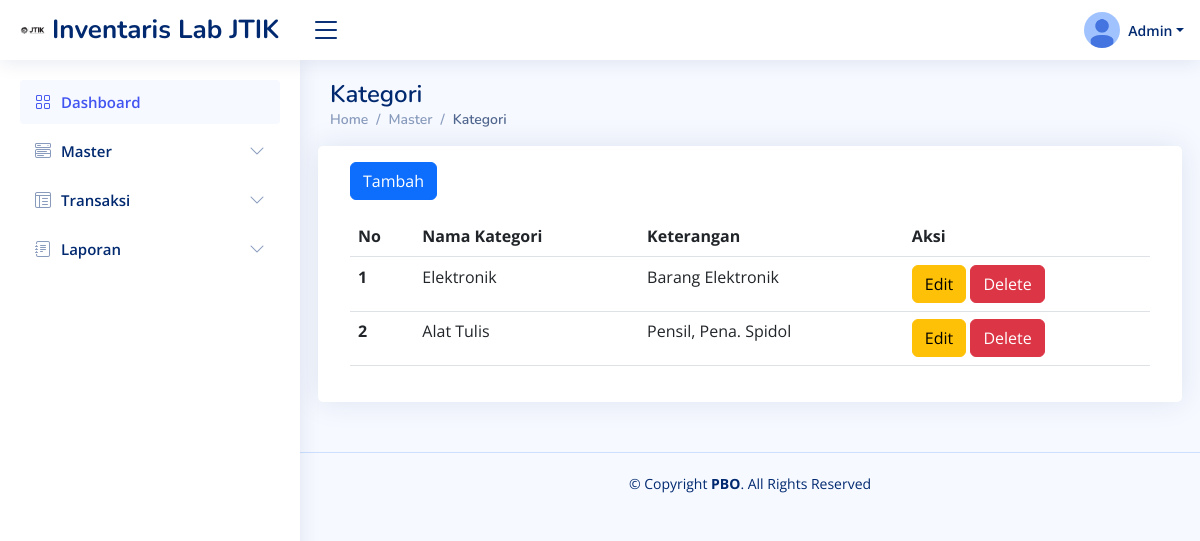
The page /kategori.php (signed in) on the database its author committed.
### tables this page shows
CREATE TABLE `kategori` (
  `id_kategori` int(11) NOT NULL,
  `nama_kategori` varchar(128) NOT NULL,
  `keterangan` varchar(255) NOT NULL
);

### function.php (called while the page is built, shortened)
<?php
$conn = mysqli_connect('localhost', 'root', '', 'inventarislab');
function select($query) {
    global $conn;
    $result = mysqli_query($conn, $query);
    $rows = [];
    while($row = mysqli_fetch_assoc($result)) {
        $rows[] = $row;
    }
    return $rows;
}
?>

### kategori.php (the view, shortened to what this page needs)
<?php
  require 'function.php';
  $kategori = select("SELECT * FROM kategori");
?>
<!DOCTYPE html>
<html lang="en">
<head>
  <link href="assets/vendor/bootstrap/css/bootstrap.min.css" rel="stylesheet">
  <link href="assets/vendor/bootstrap-icons/bootstrap-icons.css" rel="stylesheet">
  <link href="assets/vendor/boxicons/css/boxicons.min.css" rel="stylesheet">
  <link href="assets/vendor/quill/quill.snow.css" rel="stylesheet">
  <link href="assets/vendor/quill/quill.bubble.css" rel="stylesheet">
  <link href="assets/vendor/remixicon/remixicon.css" rel="stylesheet">
  <link href="assets/vendor/simple-datatables/style.css" rel="stylesheet">
  <link href="assets/css/style.css" rel="stylesheet">
</head>
<body>
<header id="header" class="header fixed-top d-flex align-items-center">
<div class="d-flex align-items-center justify-content-between">
  <a href="index.php" class="logo d-flex align-items-center">
    <img src="assets/img/logoJTIK.png" alt="">
    <span class="d-none d-lg-block">Inventaris Lab JTIK</span>
  </a>
  <i class="bi bi-list toggle-sidebar-btn"></i>
</div>
<nav class="header-nav ms-auto">
  <ul class="d-flex align-items-center">
    <li class="nav-item dropdown pe-3">
      <a class="nav-link nav-profile d-flex align-items-center pe-0" href="#" data-bs-toggle="dropdown">
        <img src="assets/img/photo.png" alt="Profile" class="rounded-circle">
        <span class="d-none d-md-block dropdown-toggle ps-2"><?= $_SESSION['nama'];?></span>
      </a>
    </li>
  </ul>
</nav>
</header>
<aside id="sidebar" class="sidebar">
<ul class="sidebar-nav" id="sidebar-nav">
  <li class="nav-item">
    <a class="nav-link " href="index.php">
      <i class="bi bi-grid"></i>
      <span>Dashboard</span>
    </a>
  </li>
  <?php
    if($_SESSION['role'] == 'admin'){
  ?>
  <li class="nav-item">
    <a class="nav-link collapsed" data-bs-target="#tables-nav" data-bs-toggle="collapse" href="#">
      <i class="bi bi-menu-button-wide"></i><span>Master</span><i class="bi bi-chevron-down ms-auto"></i>
    </a>
  </li>
  <li class="nav-item">
    <a class="nav-link collapsed" data-bs-target="#tabless-nav" data-bs-toggle="collapse" href="#">
      <i class="bi bi-layout-text-window-reverse"></i><span>Transaksi</span><i class="bi bi-chevron-down ms-auto"></i>
    </a>
  </li>
  <li class="nav-item">
    <a class="nav-link collapsed" data-bs-target="#forms-nav" data-bs-toggle="collapse" href="#">
      <i class="bi bi-journal-text"></i><span>Laporan</span><i class="bi bi-chevron-down ms-auto"></i>
    </a>
  </li>
  <?php } ?>
</ul>
</aside>
<main id="main" class="main">
<div class="pagetitle">
  <h1>Kategori</h1>
  <nav>
    <ol class="breadcrumb">
      <li class="breadcrumb-item"><a href="index.php">Home</a></li>
          <li class="breadcrumb-item">Master</li>
          <li class="breadcrumb-item active">Kategori</li>
        </ol>
      </nav>
    </div>
    <section class="section">
      <div class="row">
        <div class="card">
          <div class="card-body">
            <button type="button" class="btn btn-primary mt-3 mb-3" data-bs-toggle="modal" data-bs-target="#tambah">Tambah</button>
            <table class="table">
              <thead>
                <tr>
                  <th scope="col">No</th>
                  <th scope="col">Nama Kategori</th>
                  <th scope="col">Keterangan</th>
                  <th scope="col">Aksi</th>
                </tr>
              </thead>
              <?php
                $i = 1;
                foreach($kategori as $row) {
              ?>
              <tbody>
                <tr>
                  <th scope="row"><?= $i; ?></th>
                  <td><?= $row['nama_kategori']; ?></td>
                  <td><?= $row['keterangan']; ?></td>
                  <td>
                    <button type="button" class="btn btn-warning" data-bs-toggle="modal" data-bs-target="#edit<?= $i; ?>">Edit</button>
                    <button type="button" class="btn btn-danger" data-bs-toggle="modal" data-bs-target="#delete<?= $i; ?>">Delete</button>
                  </td>
                </tr>
              </tbody>
              <?php
                  $i++;
                }
              ?>
            </table>
          </div>
        </div>
      </div>
    </section>
  </main>
  <footer id="footer" class="footer">
    <div class="copyright">
      &copy; Copyright <strong><span>PBO</span></strong>. All Rights Reserved
    </div>
  </footer>
</body>
</html>

### assets/css/style.css (style rules this page uses)
:root { scroll-behavior: smooth; }
body { font-family: "Open Sans", sans-serif; background: #f6f9ff; color: #444444; }
a { color: #4154f1; text-decoration: none; }
h1, h2, h3, h4, h5, h6 { font-family: "Nunito", sans-serif; }
#main { margin-top: 60px; padding: 20px 30px; transition: all 0.3s; }
.pagetitle { margin-bottom: 10px; }
.pagetitle h1 { font-size: 24px; margin-bottom: 0; font-weight: 600; color: #012970; }
.card { margin-bottom: 30px; border: none; border-radius: 5px; box-shadow: 0px 0 30px rgba(1, 41, 112, 0.1); }
.card-body { padding: 0 20px 20px 20px; }
.breadcrumb { font-size: 14px; font-family: "Nunito", sans-serif; color: #899bbd; font-weight: 600; }
.breadcrumb a { color: #899bbd; transition: 0.3s; }
.breadcrumb .breadcrumb-item::before { color: #899bbd; }
.breadcrumb .active { color: #51678f; font-weight: 600; }
.logo { line-height: 1; }
@media (min-width: 1200px) { .logo { width: 280px; } }
.logo img { max-height: 26px; margin-right: 6px; }
.logo span { font-size: 26px; font-weight: 700; color: #012970; font-family: "Nunito", sans-serif; }
.header { transition: all 0.5s; z-index: 997; height: 60px; box-shadow: 0px 2px 20px rgba(1, 41, 112, 0.1); background-color: #fff; padding-left: 20px; }
.header .toggle-sidebar-btn { font-size: 32px; padding-left: 10px; cursor: pointer; color: #012970; }
.header-nav ul { list-style: none; }
.header-nav>ul { margin: 0; padding: 0; }
.header-nav .nav-profile { color: #012970; }
.header-nav .nav-profile img { max-height: 36px; }
.header-nav .nav-profile span { font-size: 14px; font-weight: 600; }
.sidebar { position: fixed; top: 60px; left: 0; bottom: 0; width: 300px; z-index: 996; transition: all 0.3s; padding: 20px; overflow-y: auto; scrollbar-width: thin; scrollbar-color: #aab7cf transparent; box-shadow: 0px 0px 20px rgba(1, 41, 112, 0.1); background-color: #fff; }
@media (min-width: 1200px) { #main, #footer { margin-left: 300px; } }
.sidebar-nav { padding: 0; margin: 0; list-style: none; }
.sidebar-nav li { padding: 0; margin: 0; list-style: none; }
.sidebar-nav .nav-item { margin-bottom: 5px; }
.sidebar-nav .nav-link { display: flex; align-items: center; font-size: 15px; font-weight: 600; color: #4154f1; transition: 0.3; background: #f6f9ff; padding: 10px 15px; border-radius: 4px; }
.sidebar-nav .nav-link i { font-size: 16px; margin-right: 10px; color: #4154f1; }
.sidebar-nav .nav-link.collapsed { color: #012970; background: #fff; }
.sidebar-nav .nav-link.collapsed i { color: #899bbd; }
.sidebar-nav .nav-link .bi-chevron-down { margin-right: 0; transition: transform 0.2s ease-in-out; }
.footer { padding: 20px 0; font-size: 14px; transition: all 0.3s; border-top: 1px solid #cddfff; }
.footer .copyright { text-align: center; color: #012970; }

### rows shown on the page
kategori: nama_kategori "Elektronik", keterangan "Barang Elektronik"
kategori: nama_kategori "Alat Tulis", keterangan "Pensil, Pena. Spidol"

### other values the page prints
$_SESSION['nama'] "Admin"
